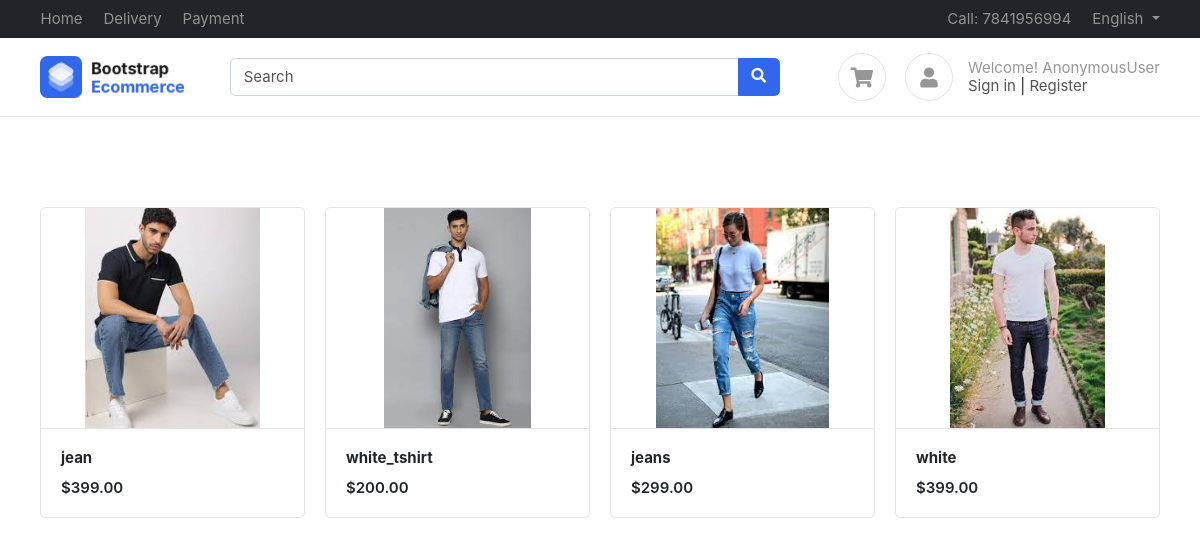
The page / on the database its author committed.
### products/models.py (models this page shows, shortened)
class Product(BaseModel):
    product_name = models.CharField(max_length=100)
    slug = models.SlugField(unique=True  , null=True , blank=True)
    category = models.ForeignKey(Category , on_delete=models.CASCADE , related_name="products")
    price = models.IntegerField()
    product_desription = models.TextField()
    color_variant = models.ManyToManyField(ColorVariant , blank=True)
    size_variant = models.ManyToManyField(SizeVariant , blank=True)

class ProductImage(BaseModel):
    product = models.ForeignKey(Product , on_delete=models.CASCADE , related_name="product_images")
    image =  models.ImageField(upload_to="product")

### home/views.py (the view)
# urls.py: path('', index, name='inder'),
def index(request):
    context = {'products' : Product.objects.all()}
    return render(request , 'home/index.html' , context)

### templates/home/index.html
{% extends "base/base.html"%}
{%  block start %}
<div class="container mt-5 pt-5">
    <div class="row">
        {% for product in products %}
        <div class="col-md-3">
            <figure class="card card-product-grid">
                <div class="img-wrap"> <img src="/media/{{product.product_images.first.image}}"> </div>
                <figcaption class="info-wrap border-top">
                    <a href="{% url 'get_product' product.slug %}" class="title">
                        <b>{{product.product_name}}</b></a>
                    <div class="price mt-2">${{product.price}}.00</div>
                </figcaption>
            </figure>
        </div>
        {% endfor %}
    </div>
    </div>
{% endblock %}

### templates/base/base.html (shortened to what this page needs)
<!DOCTYPE HTML>
<html lang="en">
<head>
<link href="/media/css/bootstrap.css" rel="stylesheet" type="text/css"/>
<link href="/media/fonts/fontawesome/css/all.min.css" type="text/css" rel="stylesheet">
<link href="/media/css/ui.css" rel="stylesheet" type="text/css"/>
<link href="/media/css/responsive.css" rel="stylesheet" />
</head>
<body>
	<header class="section-header">
		<nav class="navbar navbar-dark navbar-expand p-0 bg-dark">
		<div class="container">
			<ul class="navbar-nav d-none d-md-flex mr-auto">
				<li class="nav-item"><a class="nav-link" href="#">Home</a></li>
				<li class="nav-item"><a class="nav-link" href="#">Delivery</a></li>
				<li class="nav-item"><a class="nav-link" href="#">Payment</a></li>
			</ul>
			<ul class="navbar-nav">
				<li class="nav-item"><a href="#" class="nav-link"> Call: 7841956994 </a></li>
				<li class="nav-item dropdown">
					 <a href="#" class="nav-link dropdown-toggle" data-toggle="dropdown"> English </a>
				</li>
			</ul>
		  </div>
		</nav>
		<section class="header-main border-bottom">
			<div class="container">
		<div class="row align-items-center">
			<div class="col-lg-2 col-4">
				<div class="brand-wrap">
					<img class="logo" src="images/logo.png">
				</div>
			</div>
			<div class="col-lg-6 col-sm-12">
				<form action="#" class="search">
					<div class="input-group w-100">
						<input type="text" class="form-control" placeholder="Search">
						<div class="input-group-append">
						  <button class="btn btn-primary" type="submit">
							<i class="fa fa-search"></i>
						  </button>
						</div>
					</div>
				</form>
			</div>
			<div class="col-lg-4 col-sm-6 col-8">
				<div class="widgets-wrap float-md-right">
					<div class="widget-header  mr-3">
						<a href="{% url 'cart' %}" class="icon icon-sm rounded-circle border"><i class="fa fa-shopping-cart"></i></a>
					</div>
					<div class="widget-header icontext">
						<a href="#" class="icon icon-sm rounded-circle border"><i class="fa fa-user"></i></a>
						<div class="text">
							<span class="text-muted">Welcome! {{user}}</span>
							<div>
								<a href="/accounts/login/">Sign in</a> |
								<a href="/accounts/register/"> Register</a>
							</div>
						</div>
					</div>
				</div>
			</div>
		</div>
			</div>
		</section>
		</header>
		{% block start %}
		{% endblock %}
        </body>
        </html>

### public/static/css/ui.css (style rules this page uses)
html { font-family: 'Inter', sans-serif; font-size: 15px; }
.img-wrap { text-align: center; display: block; }
.img-wrap img { max-width: 100%; }
.icon-xs, .icon-sm, .icon-md, .icon-lg { display: inline-block; text-align: center; flex-shrink: 0; flex-grow: 0; }
.icon-sm { width: 48px; height: 48px; line-height: 48px; font-size: 20px; }
figure { margin-bottom: 0; }
.card .title { color: #212529; }
.header-main { position: relative; padding-top: 1rem; padding-bottom: 1rem; }
.brand-wrap .logo, .navbar-brand .logo { margin-right: 7px; max-height: 42px; display: inline-block; }
.widget-header { display: inline-block; vertical-align: middle; position: relative; }
.widget-header a { color: #545454; }
.widget-header i { color: #969696; }
[class*='card-product'] a.title { color: #212529; display: block; }
[class*='card-product'] .img-wrap { overflow: hidden; position: relative; }
[class*='card-product'] .img-wrap img { height: 100%; max-width: 100%; width: auto; display: inline-block; object-fit: cover; }
.card-product-grid { margin-bottom: 20px; }
.card-product-grid .img-wrap { border-radius: 0.2rem 0.2rem 0 0; height: 220px; }
.card-product-grid .info-wrap { overflow: hidden; padding: 18px 20px; }
.card .img-wrap { overflow: hidden; }
.icontext { display: inline-flex; align-items: center; vertical-align: middle; }
.icontext .text { width: 100%; line-height: 1.2; color: #212529; }
.icontext .icon { position: relative; margin-right: 15px; flex-shrink: 0; flex-grow: 0; }
.price { font-weight: 600; color: #212529; }

### rows shown on the page
Product: product_images.first.image (picture), product_name "jean", price "399"
Product: product_images.first.image (picture), product_name "white_tshirt", price "200"
Product: product_images.first.image (picture), product_name "jeans", price "299"
Product: product_images.first.image (picture), product_name "white", price "399"

### other values the page prints
{{ user }} "AnonymousUser"
